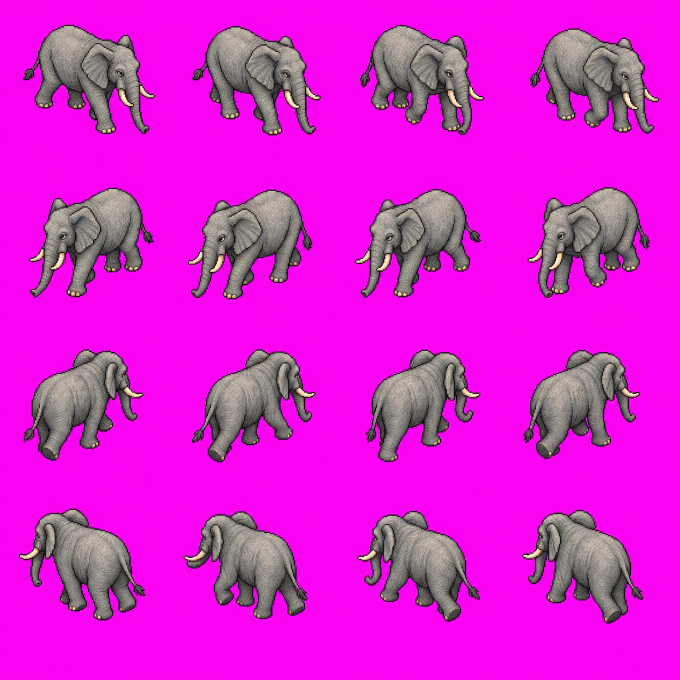
#> input picture art/zoo-walk-v10/raw/elephant-walk.png, 1360 x 1360 px (shown at 1/2 size)
$ python extract-elephant-walk.py
#> lines starting #> are read from the running program, lines starting #| are printed output that depends on the picture
"""Technical atlas extraction only: chroma key, fixed cells, shared scale, nearest sampling.

Artwork and four walking poses are authored by OpenArt, see art/zoo-walk-v10.
No limbs or replacement art are drawn by this script.
"""
from pathlib import Path
from PIL import Image
import json
import hashlib

root = Path(__file__).resolve().parent.parent
source = root / "art/zoo-walk-v10/raw/elephant-walk.png"
im = Image.open(source).convert("RGBA")
assert im.width == im.height and im.width % 4 == 0
cell = im.width // 4
#> cell = 340
frames = []
# The generated atlas has slightly uneven row gutters. Crop through their empty
# centers so the tips of the north-facing ears aren't assigned to the row above.
row_edges = [0, 323, 647, 971, im.height]
#> row_edges = [0, 323, 647, 971, 1360]
for row, direction in enumerate(["se", "sw", "ne", "nw"]):
    poses = []
    for col in range(4):
        crop = im.crop((col*cell, row_edges[row], (col+1)*cell, row_edges[row+1]))
        crop.putdata([(r,g,b,0 if r>g*1.5 and b>g*1.5 and r>85 and b>85 else a) for r,g,b,a in crop.getdata()])
        poses.append(crop)
    baseline = max(p.getbbox()[3] for p in poses)
    frames.extend((direction, index, p, baseline) for index,p in enumerate(poses))
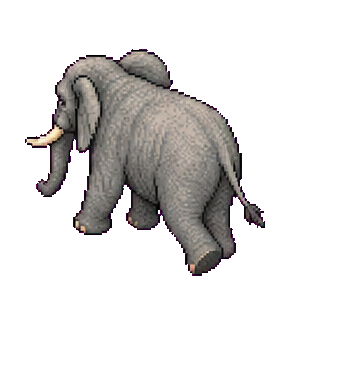
#> crop: PIL image 340x389 RGBA; mean R, G, B, A 220.6, 27.4, 212.4, 55.9; transparent parts drawn white
#> after the loop, frames = 16 items
out = root / "public/assets/zoo-walk-v10"
out.mkdir(parents=True, exist_ok=True)
specs = {}
assets = []
for direction, index, pose, baseline in frames:
    # One scale and horizontal cell origin across every pose; only row baseline differs.
    ratio = .145
    resized = pose.resize((round(cell*ratio),round(pose.height*ratio)),Image.Resampling.NEAREST)
    canvas = Image.new("RGBA",(48,40))
    canvas.alpha_composite(resized,(round(24-cell*ratio/2),round(36-baseline*ratio)))
    name = f"elephant-walk-{direction}-{index}"
    canvas.resize((192,160),Image.Resampling.NEAREST).save(out/f"{name}.png")
    specs[name] = dict(width=48,height=40,anchorX=24,anchorY=36)
    assets.append({"name":name,"canvas":[192,160],"logicalPivot":[24,36],"sha256":hashlib.sha256((out/f"{name}.png").read_bytes()).hexdigest()})
#> this loop made 16 passes
#> (direction, index, baseline, name) on passes 1 to 12: ('se', 0, 270, 'elephant-walk-se-0'), ('se', 1, 270, 'elephant-walk-se-1'), ('se', 2, 270, 'elephant-walk-se-2'), ('se', 3, 270, 'elephant-walk-se-3'), ('sw', 0, 275, 'elephant-walk-sw-0'), ('sw', 1, 275, 'elephant-walk-sw-1'), ('sw', 2, 275, 'elephant-walk-sw-2'), ('sw', 3, 275, 'elephant-walk-sw-3'), ('ne', 0, 278, 'elephant-walk-ne-0'), ('ne', 1, 278, 'elephant-walk-ne-1'), ('ne', 2, 278, 'elephant-walk-ne-2'), ('ne', 3, 278, 'elephant-walk-ne-3')
#> pass 1, `resized = pose.resize((round(cell*ratio),round(pose.height*ratio)),Ima..`:
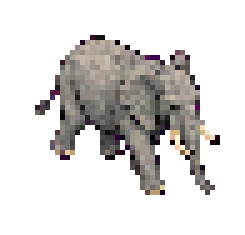
#> resized: PIL image 49x47 RGBA (shown 5 times larger); mean R, G, B, A 213.9, 34.6, 204.9, 70.3; transparent parts drawn white
#> pass 1, `canvas.resize((192,160),Image.Resampling.NEAREST).save(out/f"{name}.pn..`:
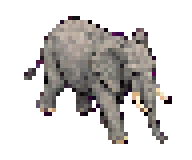
#> saved as elephant-walk-se-0.png: PIL image 192x160 RGBA; mean R, G, B, A 41.2, 38.5, 37.1, 84.3; transparent parts drawn white
#> pass 2, `resized = pose.resize((round(cell*ratio),round(pose.height*ratio)),Ima..`:
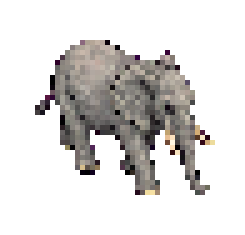
#> resized: PIL image 49x47 RGBA (shown 5 times larger); mean R, G, B, A 214.4, 34.1, 205.6, 68.6; transparent parts drawn white
#> after the loop:
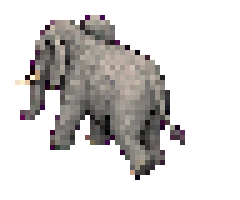
#> canvas: PIL image 48x40 RGBA (shown 5 times larger); mean R, G, B, A 38.5, 36.2, 35.2, 80.4; transparent parts drawn white
#> after the loop:
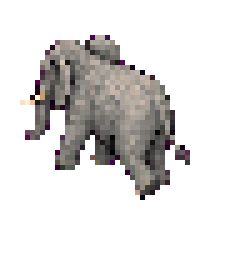
#> resized: PIL image 49x56 RGBA (shown 5 times larger); mean R, G, B, A 220.9, 27.7, 212.7, 56.2; transparent parts drawn white
#> after the loop, assets = 16 items; specs = 16 items
(root / "game/zoo-walk-sprites.json").write_text(json.dumps(specs,indent=2)+"\n")
(root / "art/zoo-walk-v10/manifest.json").write_text(json.dumps({"provider":"OpenArt","historyId":"0pdMRgeNwlHiiHZDpXhu","sourceSha256":hashlib.sha256(source.read_bytes()).hexdigest(),"assets":assets},indent=2)+"\n")
print(json.dumps({"frames":len(frames),"sourceSha256":hashlib.sha256(source.read_bytes()).hexdigest()}))
#| {"frames": 16, "sourceSha256": "0604ada1c2954aaf9f7cb339ff245361d509b4ab1c15e20b2f7272bf4293416e"}
